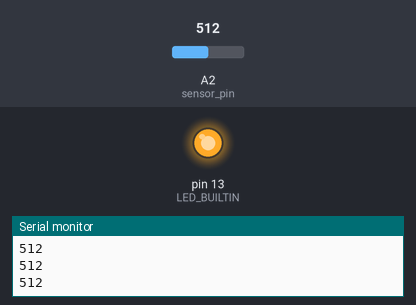
The sketch below on a simulated Arduino Uno, built with avr-gcc and run on an emulated ATmega328P. On the bench: output pins drawn as LEDs (lit = HIGH), the last lines printed to the serial monitor. Inputs (shaded band) come from the test bench; at power-on: A2 (sensor_pin) = 512.

Above: at 1.2 s.
1.3 s: A2 (sensor_pin) set to 781
2.8 s: A2 (sensor_pin) set to 815
At 4.0 s:
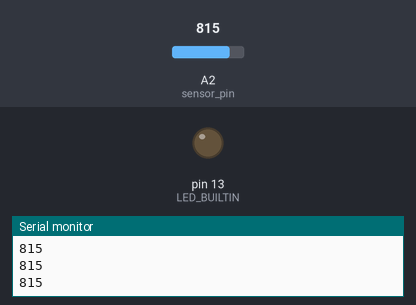
4.3 s: A2 (sensor_pin) set to 790
At 5.4 s:
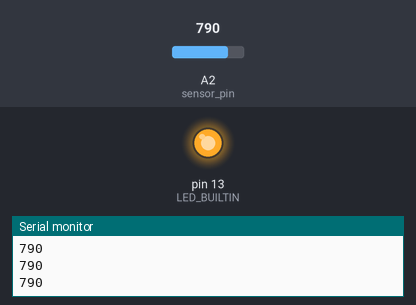
5.8 s: A2 (sensor_pin) set to 810
At 6.9 s:
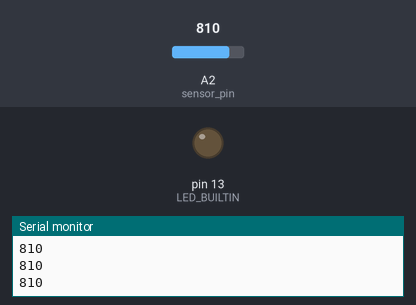
Timing chart, 0 to 8.3 s (numbered marks = the images above; inputs shaded):
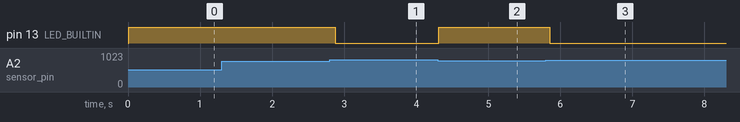

Measured:
- the behaviour switches between 799 and 800 on A2 (sensor_pin) (found by bisection; images 0 and 1)
- after the input at 2.8 s, pin 13 (LED_BUILTIN): HIGH → LOW after 0.08 s
- after the input at 4.3 s, pin 13 (LED_BUILTIN): LOW → HIGH at once
- after the input at 5.8 s, pin 13 (LED_BUILTIN): HIGH → LOW after 0.06 s

The sketch:

sketch_sep21a.ino
```cpp
#define sensor_pin A2
void setup() {

  pinMode(LED_BUILTIN, OUTPUT);
  Serial.begin(9600);
}

void loop() {


  int val = analogRead(sensor_pin);
  Serial.println(val);
  delay(10);
  if (val < 800 ){
    digitalWrite(LED_BUILTIN, HIGH);
    delay(100);
  }
  else{
    digitalWrite(LED_BUILTIN, LOW);
    delay(100);
  }

}
```
